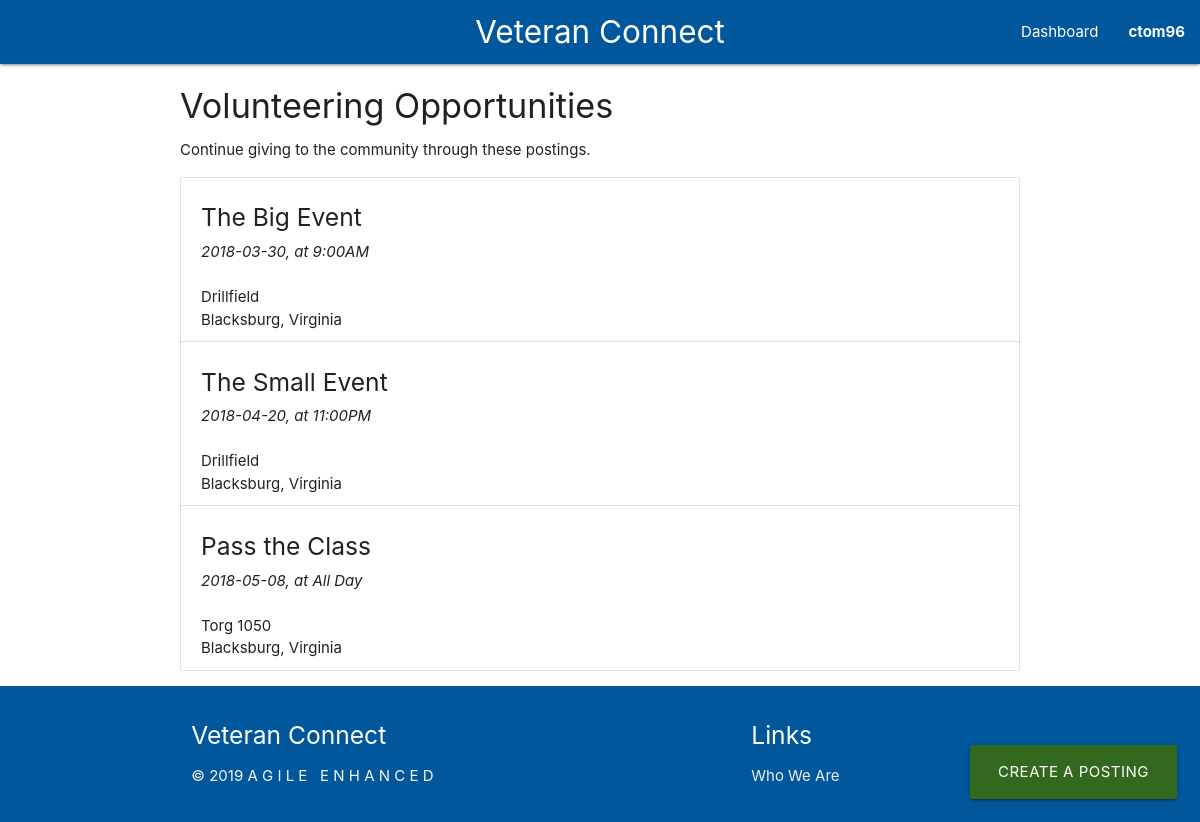
Page /service/ (signed in) on the committed database.
### tables this page shows
CREATE TABLE users (
    user_id INTEGER PRIMARY KEY AUTOINCREMENT,
    username TEXT UNIQUE NOT NULL,
    password TEXT NOT NULL,
    firstName TEXT,
    lastName TEXT, 
    email TEXT,
    isEmployer INTEGER
);

CREATE TABLE community_service_events (
    event_id INTEGER PRIMARY KEY AUTOINCREMENT,
    name TEXT NOT NULL,
    date TEXT NOT NULL, 
    time TEXT,
    street_address TEXT,
    city TEXT,
    state TEXT,
    zipcode INTEGER
);

### community_service.py (the view)
@service.route('/', methods=['GET'])
def show_service():
    row = db.get_all_services()
    service = [convert_event(x) for x in row]
    if service is not None:
        session["service"] = service
    return render_template('community_service.html')

### auth.py (called while the page is built)
@auth.before_app_request
def load_logged_in_user():
    user_id = session.get('user_id')
    if user_id is None:
        g.user = None
    else:
        g.user = db.get_user_by_id(user_id)

### community_service.py (called while the page is built)
def convert_event(row):
    event = {
        'name': row['name'],
        'date': row['date'],
        'time': row['time'],
        'street_address': row['street_address'],
        'city': row['city'],
        'state': row['state'],
        'zipcode': row['zipcode'],
    }
    return event

### db.py (called while the page is built)
def get_db():
    if 'db' not in g:
        g.db = sqlite3.connect(
            current_app.config['DATABASE'],
            detect_types=sqlite3.PARSE_DECLTYPES
        )
        g.db.row_factory = sqlite3.Row
    return g.db

def query_db(query, args=(), one=False):
    cur = get_db().execute(query, args)
    rv = cur.fetchall()
    cur.close()
    return (rv[0] if rv else None) if one else rv

def get_user_by_id(user_id):
    return get_db().execute('SELECT * FROM users WHERE user_id = ?', (user_id,)).fetchone()

def get_all_services():
    try:
        return query_db('SELECT * FROM community_service_events')
    except Exception as e:
        print "could not get all services:", e

### templates/community_service.html (shortened to what this page needs)
{% extends 'base.html' %}
{% block content %}
<div class="container">
    <h4>Volunteering Opportunities</h4>
    <p>Continue giving to the community through these postings.</p>
    <div class="fixed-action-btn">
        <a class="btn btn-large light-green darken-4" href="/service/create">
            Create a Posting
        </a>
    </div>
    <ul class="collection">
        {% if session["service"] %}
            {% for event in session["service"] %}
                <li class="collection-item">
                    <h5>{{event['name']}}</h5>
                    <i>{{event['date']}}, at {{event['time']}}</i>
                    <br><br>
                    <span>{{event['street_address']}}</span><br>
                    <span>{{event['city']}}, {{event['state']}}</span>
                </li>
            {% endfor %}
        {% endif %}
    </ul>
</div>
{% endblock %}

### templates/base.html (shortened to what this page needs)
<!DOCTYPE html>
<html lang="en">
<head>
    <link rel="stylesheet" type="text/css" href="/static/css/materialize.css">
    <link rel="stylesheet" type="text/css" href="/static/css/custom.css">
</head>
<body>
    <header>
        <nav>
            <div class="nav-wrapper light-blue darken-4">
                <a href="/" class="brand-logo center" id="veteran-connect-logo">Veteran Connect</a>
                <ul id="nav-mobile" class="right hide-on-med-and-down">
                    {% if session['user_id'] %}
                    <li><a href="/dashboard">Dashboard</a></li>
                    {% else %}
                    <li><a href="/login">Sign In</a></li>
                    <li><a href="/register">Register</a></li>
                    {% endif %}
                    <li>
                        <a class="dropdown-trigger" href="#!" data-target="nav-dropdown">
                            {% if session['user_id'] %}
                            {{session['username']}}
                            {% else %}
                            Anonymous
                            {% endif %}
                        </a>
                    </li>
                </ul>
            </div>
        </nav>
    </header>
    <main>
        {% block content %}{% endblock %}
    </main>
    <footer class="page-footer light-blue darken-4">
        <div class="container light-blue darken-4">
          <div class="row">
            <div class="col l6 s12">
              <h5 class="white-text">Veteran Connect</h5>
              <p class="grey-text text-lighten-4" style="white-space: pre;">© 2019 A G I L E   E N H A N C E D </p>
            </div>
            <div class="col l4 offset-l2 s12">
              <h5 class="white-text">Links</h5>
              <ul>
                <li><a class="grey-text text-lighten-3" href="/about_us">Who We Are</a></li>
              </ul>
            </div>
          </div>
        </div>
    </footer>
</body>
</html>

### static/css/custom.css (style rules this page uses)
.dropdown-trigger { font-weight: bold; }

### rows in the picture
users: username "ctom96"
community_service_events: name "The Big Event", date "2018-03-30", time "9:00AM", street_address "Drillfield", city "Blacksburg", state "Virginia"
community_service_events: name "The Small Event", date "2018-04-20", time "11:00PM", street_address "Drillfield", city "Blacksburg", state "Virginia"
community_service_events: name "Pass the Class", date "2018-05-08", time "All Day", street_address "Torg 1050", city "Blacksburg", state "Virginia"
